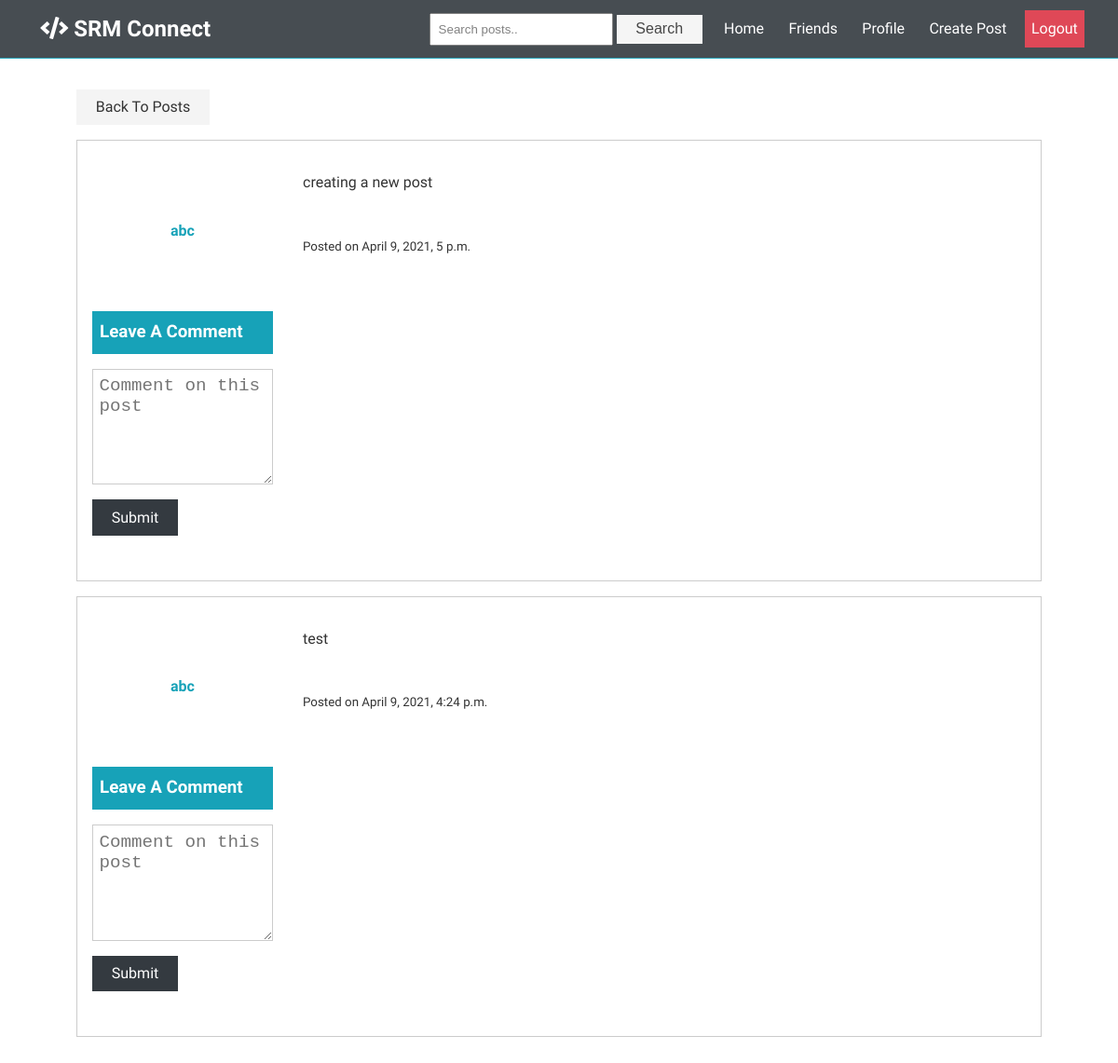
The page /user_posts/abc (signed in) on the database as committed earlier.
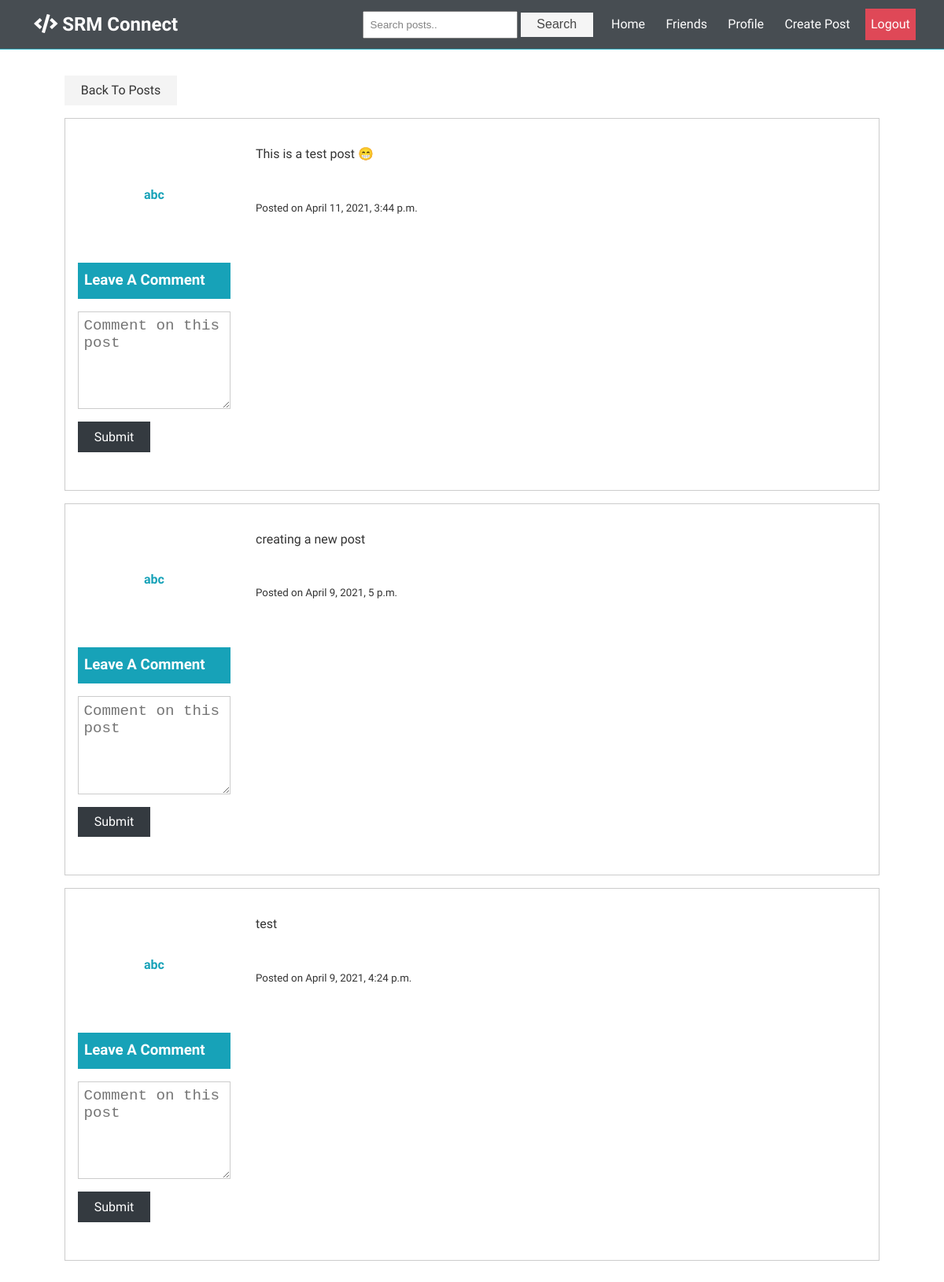
The same page on the database as committed later.
### feed/models.py (models this page shows, shortened)
class Post(models.Model):
	description = models.CharField(max_length=255, blank=True)
	date_posted = models.DateTimeField(default=timezone.now)
	user_name = models.ForeignKey(User, on_delete=models.CASCADE)
	tags = models.CharField(max_length=100, blank=True)

### feed/views.py (the view)
# urls.py: path('user_posts/<str:username>', UserPostListView.as_view(), name='user-posts'),
class UserPostListView(LoginRequiredMixin, ListView):
	model = Post
	template_name = 'feed/user_posts.html'
	context_object_name = 'posts'
	paginate_by = 10
	def get_context_data(self, **kwargs):
		context = super(UserPostListView, self).get_context_data(**kwargs)
		user = get_object_or_404(User, username=self.kwargs.get('username'))
		liked = [i for i in Post.objects.filter(
			user_name=user) if Like.objects.filter(user=self.request.user, post=i)]
		context['liked_post'] = liked
		return context
	def get_queryset(self):
		user = get_object_or_404(User, username=self.kwargs.get('username'))
		return Post.objects.filter(user_name=user).order_by('-date_posted')

### users/models.py (called while the page is built)
	def get_absolute_url(self):
		return "/users/{}".format(self.slug)

### feed/templates/feed/user_posts.html (shortened to what this page needs)
{% extends "feed/layout.html" %}
{% load static %}
{% block content %}
<a href="{% url 'home' %}" class="btn">Back To Posts</a>
<div class="posts">
{% for post in posts %}
  <div class="post bg-white p-1 my-1">
    <div>
      <a href="{{ post.user_name.profile.get_absolute_url }}">
        <h4>{{ post.user_name }}</h4>
      </a>
    </div>
    <div>
      <p class="my-1">{{ post.description }}</p>
      <br /><small class="text-muted">Posted on {{ post.date_posted }}</small>
      <br />
    </div>
    <div class="post-form">
      <div class="post-form-header bg-primary">
        <h3>Leave A Comment</h3>
      </div>
      <form class="form my-1">
        <textarea name="text" cols="30" rows="5" placeholder="Comment on this post"></textarea>
        <input type="submit" class="btn btn-dark my-1" value="Submit" />
      </form>
    </div>
  </div>
  {% endfor %}
</div>
{% endblock %}

Rows that differ between the two databases and show on the page:
added Post: user_name "abc", description "This is a test post 😁", date_posted "April 11, 2021, 3:44 p.m."
